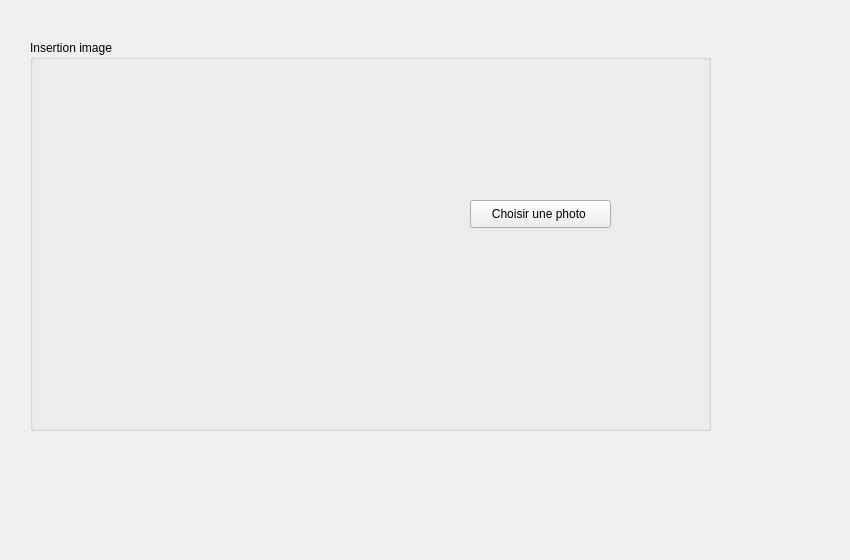
      <widget class="QWidget" name="tab_13">
       <attribute name="title">
        <string>Insérer image</string>
       </attribute>
       <widget class="QGroupBox" name="groupBox_4">
        <property name="geometry">
         <rect>
          <x>30</x>
          <y>40</y>
          <width>681</width>
          <height>391</height>
         </rect>
        </property>
        <property name="styleSheet">
         <string notr="true">font: 9pt &quot;MS Shell Dlg 2&quot;;</string>
        </property>
        <property name="title">
         <string>Insertion image</string>
        </property>
        <widget class="QPushButton" name="pb_image">
         <property name="geometry">
          <rect>
           <x>440</x>
           <y>160</y>
           <width>141</width>
           <height>28</height>
          </rect>
         </property>
         <property name="text">
          <string>Choisir une photo </string>
         </property>
        </widget>
        <widget class="QLabel" name="le_image">
         <property name="geometry">
          <rect>
           <x>80</x>
           <y>70</y>
           <width>211</width>
           <height>241</height>
          </rect>
         </property>
         <property name="text">
          <string/>
         </property>
        </widget>
       </widget>
       <widget class="QLabel" name="label_37">
        <property name="geometry">
         <rect>
          <x>-40</x>
          <y>-5</y>
          <width>841</width>
          <height>551</height>
         </rect>
        </property>
        <property name="text">
         <string/>
        </property>
        <property name="pixmap">
         <pixmap>../../../Downloads/258266983_613599279951661_9041168222402629926_n.png</pixmap>
        </property>
       </widget>
       <zorder>label_37</zorder>
       <zorder>groupBox_4</zorder>
      </widget>
